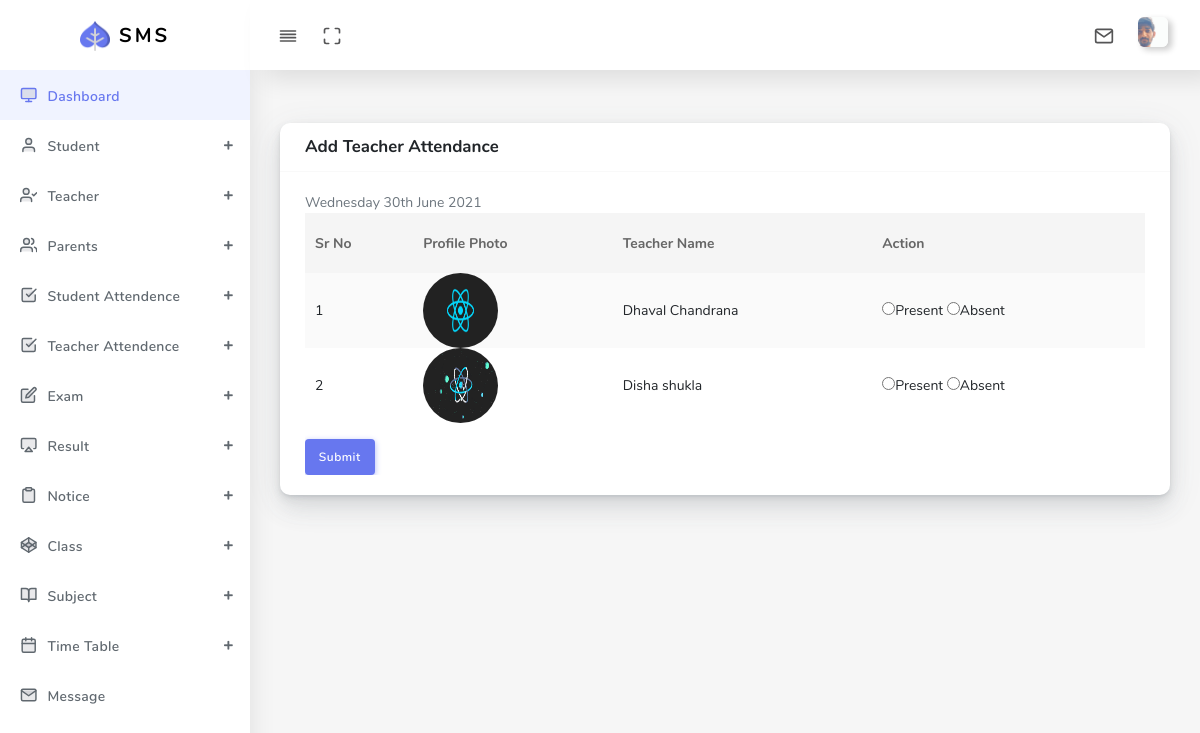
Screenshot of /Admin/add_attendance_teacher_admin.php (signed in) with the database file from the repository.
### tables this page shows
CREATE TABLE `teacher` (
  `teacher_id` int(11) NOT NULL,
  `t_f_name` varchar(255) NOT NULL,
  `t_l_name` varchar(255) NOT NULL,
  `address_t` varchar(255) NOT NULL,
  `phone_t` varchar(255) NOT NULL,
  `e_mail_t` varchar(255) NOT NULL,
  `gender_t` varchar(255) NOT NULL,
  `qualification_t` varchar(255) NOT NULL,
  `experience_t` varchar(255) NOT NULL,
  `dob_t` varchar(255) NOT NULL,
  `age_t` varchar(255) NOT NULL,
  `password_t` varchar(255) NOT NULL,
  `religion_t` varchar(255) NOT NULL,
  `profile_photo_t` varchar(255) NOT NULL,
  `subject_id` int(11) NOT NULL
);

### Admin/add_attendance_teacher_admin.php (the view, shortened to what this page needs)
<!DOCTYPE html>
<html lang="en">
<head>
  <link rel="stylesheet" href="assets/css/app.min.css">
  <link rel="stylesheet" href="assets/bundles/datatables/datatables.min.css">
  <link rel="stylesheet" href="assets/bundles/datatables/DataTables-1.10.16/css/dataTables.bootstrap4.min.css">
  <link rel="stylesheet" href="assets/css/style.css">
  <link rel="stylesheet" href="assets/css/components.css">
  <link rel="stylesheet" href="assets/css/custom.css">
</head>
<body>
  <div id="app">
    <div class="main-wrapper main-wrapper-1">
      <div class="navbar-bg"></div>
        <?php include "sidebar_admin.php";?>
        <?php include "navbar_admin.php";?>
      <div class="main-content">
        <section class="section">
          <div class="section-body">
           <form action="insert_data.php" method="POST">
            <div class="row">
              <div class="col-12">
                <div class="card">
                  <div class="card-header">
                    <h4>Add Teacher Attendance</h4>
                  </div>
                  <div class="card-body">
                  <div><?php echo date("l jS  F Y");?></div>
                    <div class="table-responsive">
                      <table class="table table-striped" id="table-2">
                        <thead>
                          <tr>
                          <th>Sr No</th>
                          <th>Profile Photo</th>
                            <th>Teacher Name</th>
                            <th>Action</th>
                          </tr>
                        </thead>
                        <tbody>
                          <?php
                           include "connection.php";
                           $teacher="select * from teacher";
                           $result=mysqli_query($conn,$teacher);
                           $counter=0;
                           $count=1;
                           while($row=mysqli_fetch_array($result)){
                          ?>
                          <tr>
                          <td><?php echo $count;?></td>
                          <td> <img src="<?php echo $row['profile_photo_t']?>" alt="no image" style="width:75px;height:75px;border-radius:50%"> </td>
                            <td><input type="hidden" value="<?php echo $row['teacher_id'];?>" name="teacher_name[]">
                            <?php echo $row['t_f_name']." ".$row['t_l_name'];?>
                            </td>
                            <td class="align-middle">
                            <input type="radio" name="attendance_status[<?php echo $counter;?>]" value="present" required>Present
                            <input type="radio" name="attendance_status[<?php echo $counter;?>]" value="absent" required>Absent
                            </td>
                          </tr>
                           <?php $counter++;$count++;  } ?>
                        </tbody>
                      </table>
                      <input type="submit" name="attendance" value="Submit" class="btn btn-primary mr-30">
                    </div>
                  </div>
                </div>
              </div>
            </div>
             </form>
          </div>
        </section>
        <?php include "footer_admin.php";?>

### rows the page displays
teacher: profile_photo_t (picture), t_f_name "Dhaval", t_l_name "Chandrana"
teacher: profile_photo_t (picture), t_f_name "Disha", t_l_name "shukla"
